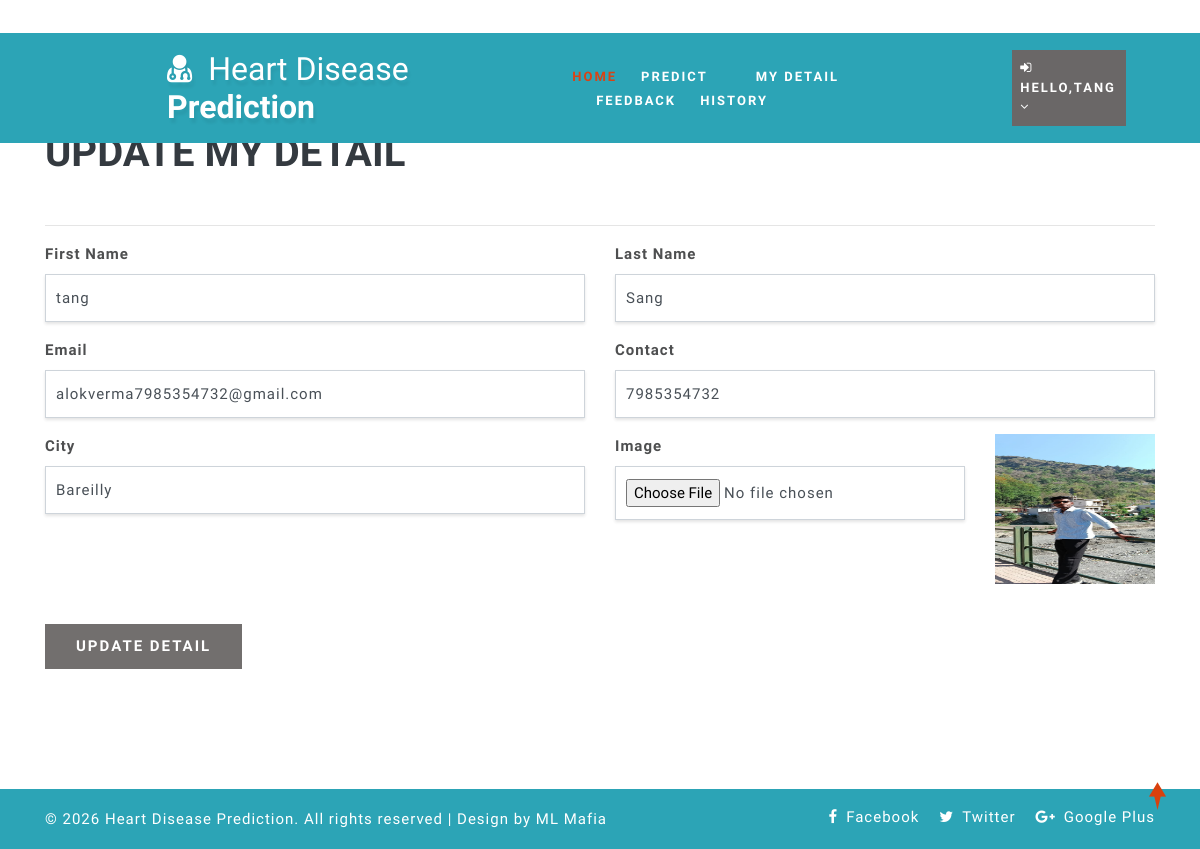
The page /edit_profile (signed in) on the database its author committed.
### health/models.py (models this page shows, shortened)
class Patient(models.Model):
    user = models.ForeignKey(User, on_delete=models.CASCADE, null=True)
    contact = models.CharField(max_length=100, null=True)
    address = models.CharField(max_length=100, null=True)
    dob = models.DateField(null=True)
    image = models.FileField(null=True)

### health/views.py (the view, shortened to what this page needs)
# urls.py: path('edit_profile', Edit_My_deatail,name="edit_profile"),
@login_required(login_url="login")
def Edit_My_deatail(request):
    user   = request.user
    error  = ""
    terror = ""
    if Patient.objects.filter(user=user).exists():
        sign = Patient.objects.get(user=user)
        error = "pat"
    else:
        sign = Doctor.objects.get(user=user)
    return render(request, 'edit_profile.html',
                  {'error': error, 'terror': terror, 'doc': sign})

### health/templates/edit_profile.html (shortened to what this page needs)
{% extends 'index.html' %}
{% load static %}
{% block body %}
<section class="logins py-5">
    <div class="container py-xl-5 py-lg-3">
        <div class="title-section mb-md-5 mb-4">
            <h3 class="w3ls-title text-uppercase text-dark font-weight-bold">
                Update My Detail
            </h3>
        </div>
        <hr/>
        <div class="login px-sm-12" style="width:100%">
            <form method="post" enctype="multipart/form-data">
                <div class="form-group row">
                    <div class="col-md-6">
                        <label>First Name</label>
                        <input type="text" class="form-control"
                               value="{{ doc.user.first_name|default:'' }}"
                               name="fname" required>
                    </div>
                    <div class="col-md-6">
                        <label>Last Name</label>
                        <input type="text" class="form-control"
                               value="{{ doc.user.last_name|default:'' }}"
                               name="lname" required>
                    </div>
                </div>
                <div class="form-group row">
                    <div class="col-md-6">
                        <label>Email</label>
                        <input type="email" class="form-control"
                               value="{{ doc.user.email|default:'' }}"
                               name="email" required>
                    </div>
                    <div class="col-md-6">
                        <label>Contact</label>
                        <input type="text" class="form-control"
                               name="contact"
                               value="{{ doc.contact|default:'' }}" required>
                    </div>
                </div>
                <div class="form-group row">
                    <div class="col-md-6">
                        <label>City</label>
                        <input type="text" class="form-control"
                               value="{{ doc.address|default:'' }}"
                               name="add" required>
                    </div>
                    <div class="col-md-4">
                        <label>Image</label>
                        <input type="file" class="form-control" name="image">
                    </div>
                    <div class="col-md-2">
                        {% if doc.image %}
                        <img src="{{ doc.image.url }}" style="width:100%;height:150px">
                        {% endif %}
                    </div>
                </div>
                <button type="submit" class="btn submit mt-4" style="background-color: #726f6e;">
                    Update Detail
                </button>
            </form>
        </div>
    </div>
</section>
{% endblock %}

### health/templates/index.html (shortened to what this page needs)
<!DOCTYPE html>
{% load static %}
<html lang="zxx">
<head>
	<link rel="stylesheet" href="{% static 'css/bootstrap.css' %}">
	<link href="{% static 'css/css_slider.css' %}" type="text/css" rel="stylesheet" media="all">
	<link rel="stylesheet" href="{% static 'css/style.css' %}" type="text/css" media="all" />
	<link href="{% static 'css/font-awesome.min.css' %}" rel="stylesheet">
<link rel='stylesheet' type='text/css' href="https://cdn.datatables.net/1.10.21/css/jquery.dataTables.min.css">
<link rel='stylesheet' type='text/css' href="https://cdn.datatables.net/buttons/1.6.2/css/buttons.dataTables.min.css">
</head>
<body>
	<div id="home" style="margin-bottom:2%">
		<header>
			<div class="top-bar py-3">
				<div class="container">
					<div class="row">
						<div class="col-xl-7 col-lg-6 col-md-4 top-social-agile text-md-right text-center mt-md-0 mt-2">
							<div class="row">
								<div class="col-xl-3 col-lg-4 col-6 top-w3layouts p-md-0 text-right">
								</div>
								<div class="col-xl-3 col-lg-4 col-6 header-w3layouts text-md-right text-left">
								</div>
							</div>
						</div>
					</div>
				</div>
			</div>
		</header>
		<div class="main-top" style="background:rgb(44, 164, 182)">
			<div class="container-fluid">
				<div class="header d-md-flex justify-content-between align-items-center py-3">
					<div id="logo" style="margin-left:13%">
						<h1>
							<a href="index.html">
								<span class="fa fa-user-md mr-2"></span>
								<span class="logo-sp">Heart Disease</span> Prediction
							</a>
						</h1>
					</div>
					{% if request.user.is_staff %}
					<div class="nav_w3ls" style="margin-right:4%">
						<nav>
							<label for="drop1" class="toggle">Menu</label>
							<input type="checkbox" id="drop1" />
							<ul class="menu" style="padding:15px;width:100%">
								<li class="mx-lg-4 mx-md-3 my-md-0 my-2"><a href="{% url 'admin_home' %}" >Home</a></li>
								<li>
									<label for="drop-2" class="toggle toogle-2"> <span class="fa fa-angle-down" aria-hidden="true"></span>
									</label>
									<a href="#"> Doctor <span class="fa fa-angle-down" aria-hidden="true"></span></a>
									<ul style="margin-top:2%;width:40%;margin-right:0%">
										<li style="width:100%;"><a href="/add_doctor" class="drop-text">Add Doctor</a></li>
										<li style="width:100%;"><a href="/view_doctor" class="drop-text">View Doctor</a></li>
									</ul>
								</li>
								<li class="mx-lg-4 mx-md-3 my-md-0 my-2"><a href="/view_patient">Patient</a></li>
								<li class="mx-lg-4 mx-md-3 my-md-0 my-2">
									<a href="/view_search_pat">Searched Data</a></li>
								<li><a href="/view_feedback">Feedback</a></li>
							</ul>
						</nav>
					</div>
					<div class="nav_w3ls" style="margin-right:3%">
						<nav>
							<label for="drop2" class="toggle">Menu</label>
							<input type="checkbox" id="drop2" />
							<ul class="menu">
								<li class="mx-lg-4 mx-md-3 my-md-0 my-2" style="background:red;padding:8px">
									<label for="drop-2" class="toggle toogle-2"> <span class="fa fa-angle-down" aria-hidden="true"></span>
									</label>
									<a href="#"><i class="fa fa-user"></i> {{request.user.username}} <span class="fa fa-angle-down" aria-hidden="true"></span></a>
									<ul style="margin-top:10%;width:80%;margin-right:5%">
										<li style="width:100%;"><a href="{% url 'change_password' %}" class="drop-text">Password</a></li>
										<li style="width:100%;"><a href="{% url 'logout' %}" class="drop-text">Logout</a></li>
									</ul>
								</li>
							</ul>
						</nav>
					</div>
					{% elif request.user.patient_set.all.0 %}
					<div class="nav_w3ls" style="margin-left:5%;font-weight:bold">
						<nav>
							<ul class="menu" style="padding:15px;width:100%">
								<li><a href="{% url 'patient_home' %}" class="active">Home</a></li>
								<li class="mx-lg-4 mx-md-3 my-md-0 my-2"><a href="/add_heartdetail">Predict</a></li>
								<li class="mx-lg-4 mx-md-3 my-md-0 my-2"><a href="/profile_doctor">My Detail</a></li>
								<li class="mx-lg-4 mx-md-3 my-md-0 my-2"><a href="/sent_feedback">Feedback</a></li>
								<li><a href="/view_search_pat">History</a></li>
							</ul>
						</nav>
					</div>
					<div class="nav_w3ls" style="margin-right:3%">
						<nav>
							<ul class="menu">
								<li class="mx-lg-4 mx-md-3 my-md-0 my-2" style="background:#6a6767;padding:8px">
									<a href="#"><i class="fa fa-sign-in"></i> Hello,{{request.user.username}} <span class="fa fa-angle-down" aria-hidden="true"></span></a>
								</li>
							</ul>
						</nav>
					</div>
					{% endif %}
				</div>
			</div>
		</div>
		{% block body %}
		{% endblock %}
	</div>
	<div class="copy-w3pvt" style="background:rgb(44, 164, 182);color:white">
		<div class="container py-3">
			<div class="row">
				<div class="col-lg-7 w3ls_footer_grid1_left text-lg-left text-center">
					<p style="color:white">&copy; 2026 Heart Disease Prediction. All rights reserved | Design by ML Mafia</a>
					</p>
				</div>
				<div class="col-lg-5 w3ls_footer_grid_left1_pos text-lg-right text-center mt-lg-0 mt-2">
					<ul style="color:white">
						<li>
							<a href="#" style="color:white" class="facebook">
								<span class="fa fa-facebook-f mr-2"></span>Facebook</a>
						</li>
						<li class="mx-3">
							<a href="#" style="color:white" class="twitter">
								<span class="fa fa-twitter mr-2"></span>Twitter</a>
						</li>
						<li>
							<a href="#" style="color:white" class="google">
								<span class="fa fa-google-plus mr-2"></span>Google Plus</a>
						</li>
					</ul>
				</div>
			</div>
		</div>
	</div>
	<a href="#home" style="color:white" class="move-top text-center"></a>
</body>
</html>

### health/static/css/style.css (style rules this page uses)
body { padding: 0; margin: 0; background: #FFF; font-family: 'Quicksand', sans-serif; }
body a, body button { transition: 0.5s all; -webkit-transition: 0.5s all; -moz-transition: 0.5s all; -o-transition: 0.5s all; -ms-transition: 0.5s all; text-decoration: none; }
html { scroll-behavior: smooth; }
h1, h2, h3, h4, h5, h6 { margin: 0; padding: 0; font-family: 'Mukta', sans-serif; }
p { margin: 0; padding: 0; font-size: 15px; letter-spacing: 1px; line-height: 1.9; color: #999; font-family: 'Quicksand', sans-serif; }
ul, ol { margin: 0; padding: 0; }
a.move-top { width: 34px; height: 34px; background: url(../images/move-top.png) no-repeat; display: inline-block; position: fixed; bottom: 4%; right: 2%; z-index: 0; }
#home { position: relative; }
.main-top { position: absolute; z-index: 999; width: 100%; background: rgba(0, 0, 0, 0.4); }
nav { margin: 0; padding: 0; }
#logo a { float: left; display: initial; font-weight: 700; font-size: 32px; color: #fff; text-shadow: 2px 5px 3px rgba(0, 0, 0, 0.06); padding: 0; }
span.logo-sp { font-weight: 100; }
nav:after { content: ""; display: table; clear: both; }
nav ul { float: right; padding: 0; margin: 0; list-style: none; position: relative; }
nav ul li { margin: 0px; display: inline-block; float: left; }
nav a { padding: 0; color: #fff; font-size: 13px; letter-spacing: 2px; font-weight: 700; text-transform: uppercase; display: inline-block; transition: 0.5s all; -webkit-transition: 0.5s all; -moz-transition: 0.5s all; -o-transition: 0.5s all; -ms-transition: 0.5s all; }
.menu li a.active, .menu li a:hover { color: #2196f3; transition: 0.5s all; -webkit-transition: 0.5s all; -moz-transition: 0.5s all; -o-transition: 0.5s all; -ms-transition: 0.5s all; color: #d84315; }
li>a:only-child:after { content: ''; }
h3.w3ls-title { font-size: 40px; }
.w3ls_footer_grid_left1_pos ul li, ul.list-part li { display: inline-block; }
.w3ls_footer_grid_left1_pos ul li a { color: #000; text-decoration: none; letter-spacing: 1px; font-size: 15px; }
.w3ls_footer_grid1_left p { color: #484848; font-weight: 500; }
.form-bg-w3ls input[type="text"], .form-bg-w3ls input[type="email"], .form-control, .form-bg-w3ls textarea { padding: 12px 10px; border-radius: 0; letter-spacing: 1px; font-size: 15px; outline: none; box-shadow: 0px 2px 3px 0px rgba(0, 0, 0, 0.11); }
.login label { font-size: 15px; color: #4e4f50; font-weight: 600; letter-spacing: 1px; }
.login button { background: #d84315; color: #fff; font-weight: 600; letter-spacing: 2px; font-size: 15px; padding: 10px 30px; text-transform: uppercase; border-radius: 0px; }

### rows shown on the page
Patient: fname "tang", lname "Sang", email "alokverma7985354732@gmail.com", contact "7985354732", add "Bareilly", image (picture)

### other values the page prints
{{ request.user.username }} "TANG"
